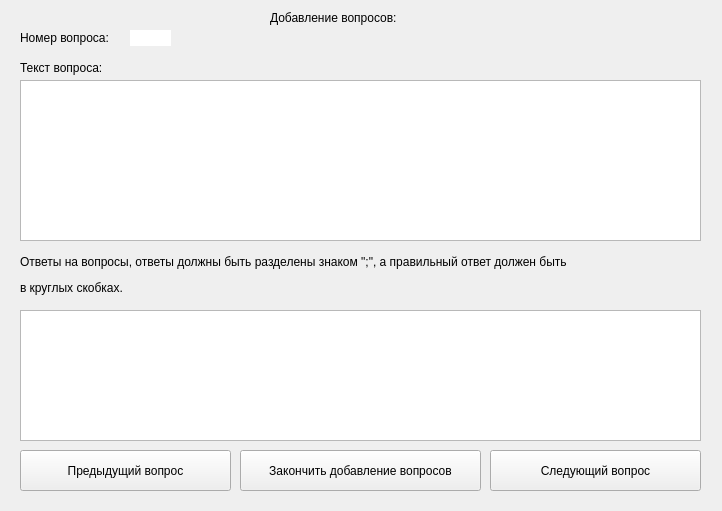
<?xml version="1.0" encoding="UTF-8"?>
<ui version="4.0">
 <class>addquestionwindow</class>
 <widget class="QWidget" name="addquestionwindow">
  <property name="geometry">
   <rect>
    <x>0</x>
    <y>0</y>
    <width>722</width>
    <height>511</height>
   </rect>
  </property>
  <property name="windowTitle">
   <string>Добавление вопросов</string>
  </property>
  <widget class="QPushButton" name="prevQuestion_pushButton">
   <property name="geometry">
    <rect>
     <x>20</x>
     <y>450</y>
     <width>211</width>
     <height>41</height>
    </rect>
   </property>
   <property name="text">
    <string>Предыдущий вопрос</string>
   </property>
  </widget>
  <widget class="QTextEdit" name="questionText">
   <property name="geometry">
    <rect>
     <x>20</x>
     <y>80</y>
     <width>681</width>
     <height>161</height>
    </rect>
   </property>
  </widget>
  <widget class="QLabel" name="label">
   <property name="geometry">
    <rect>
     <x>270</x>
     <y>10</y>
     <width>151</width>
     <height>16</height>
    </rect>
   </property>
   <property name="text">
    <string>Добавление вопросов:</string>
   </property>
  </widget>
  <widget class="QLabel" name="label_2">
   <property name="geometry">
    <rect>
     <x>20</x>
     <y>30</y>
     <width>111</width>
     <height>16</height>
    </rect>
   </property>
   <property name="text">
    <string>Номер вопроса:</string>
   </property>
  </widget>
  <widget class="QLineEdit" name="questionNumber">
   <property name="geometry">
    <rect>
     <x>130</x>
     <y>30</y>
     <width>41</width>
     <height>16</height>
    </rect>
   </property>
   <property name="frame">
    <bool>false</bool>
   </property>
   <property name="readOnly">
    <bool>true</bool>
   </property>
  </widget>
  <widget class="QLabel" name="label_3">
   <property name="geometry">
    <rect>
     <x>20</x>
     <y>60</y>
     <width>101</width>
     <height>16</height>
    </rect>
   </property>
   <property name="text">
    <string>Текст вопроса:</string>
   </property>
  </widget>
  <widget class="QLabel" name="label_4">
   <property name="geometry">
    <rect>
     <x>20</x>
     <y>250</y>
     <width>681</width>
     <height>51</height>
    </rect>
   </property>
   <property name="text">
    <string>&lt;html&gt;&lt;head/&gt;&lt;body&gt;&lt;p&gt;Ответы на вопросы, ответы должны быть разделены знаком &amp;quot;;&amp;quot;, а правильный ответ должен быть&lt;/p&gt;&lt;p&gt; в круглых скобках. &lt;/p&gt;&lt;/body&gt;&lt;/html&gt;</string>
   </property>
  </widget>
  <widget class="QTextEdit" name="testAnswers">
   <property name="geometry">
    <rect>
     <x>20</x>
     <y>310</y>
     <width>681</width>
     <height>131</height>
    </rect>
   </property>
  </widget>
  <widget class="QPushButton" name="nextQuestion_pushButton">
   <property name="geometry">
    <rect>
     <x>490</x>
     <y>450</y>
     <width>211</width>
     <height>41</height>
    </rect>
   </property>
   <property name="text">
    <string>Следующий вопрос</string>
   </property>
  </widget>
  <widget class="QPushButton" name="finishAdding_pushButton">
   <property name="geometry">
    <rect>
     <x>240</x>
     <y>450</y>
     <width>241</width>
     <height>41</height>
    </rect>
   </property>
   <property name="text">
    <string>Закончить добавление вопросов</string>
   </property>
  </widget>
 </widget>
 <resources/>
 <connections/>
</ui>
